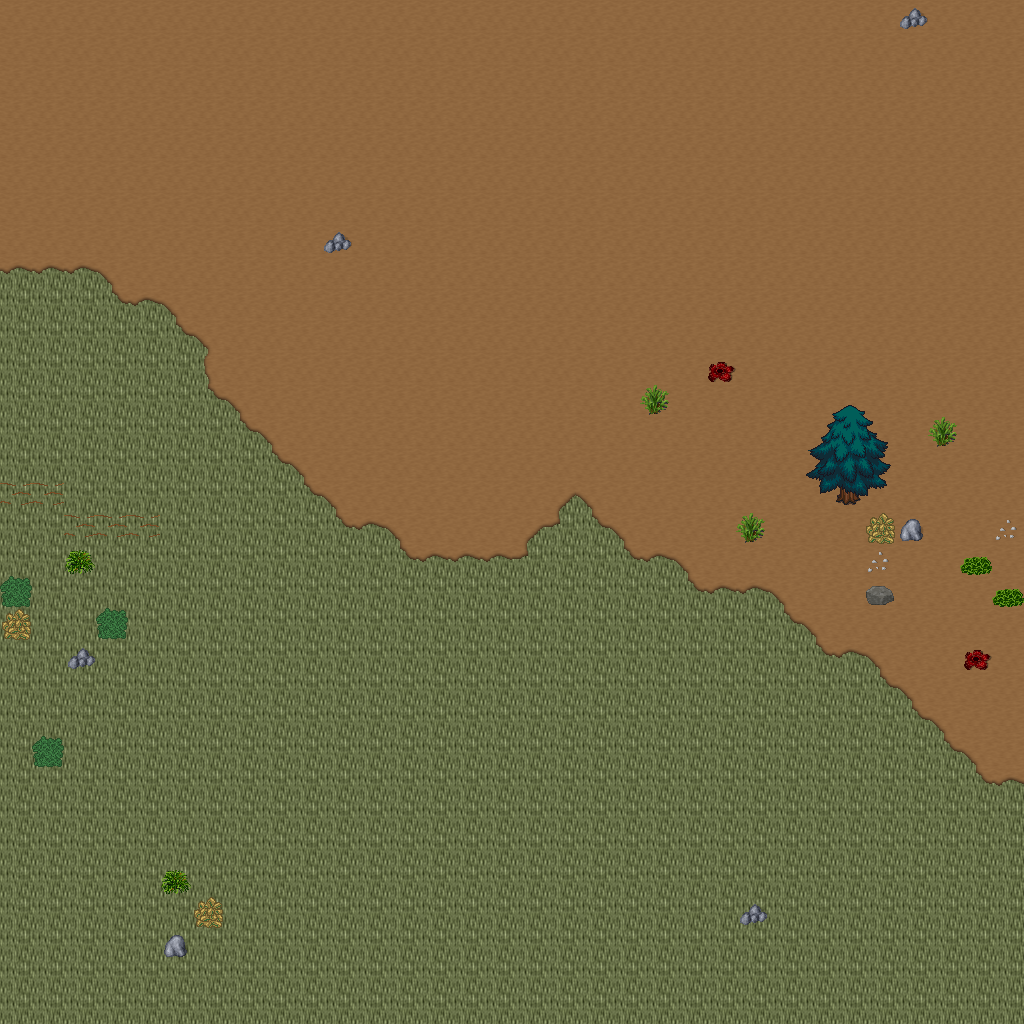

A level layout from a 2D game, rendered from its tile map. Below: a short description, then the map file with tile-grid data replaced by summaries:
An orthogonal 32x32 tile map with 32x32 px tiles, 5 tile layers (Ground, Objects, Objects2, Above, ...), 1 hidden layer not drawn, 23 tilesets.

<map version="1.10" tiledversion="1.11.0" orientation="orthogonal" renderorder="right-down" width="32" height="32" tilewidth="32" tileheight="32" infinite="0" nextlayerid="11" nextobjectid="1">
 <tileset firstgid="1" name="ground_ground" tilewidth="32" tileheight="32" tilecount="33" columns="3">
  <image source="../drawable/ground_ground.png" width="96" height="352" />
 </tileset>
 <tileset firstgid="34" name="ground_ridge_earth_dark" tilewidth="32" tileheight="32" tilecount="96" columns="12">
  <image source="../drawable/ground_ridge_earth_dark.png" width="384" height="256" />
 </tileset>
 <tileset firstgid="130" name="logic_collision" tilewidth="32" tileheight="32" tilecount="1" columns="1">
  <image source="../drawable/logic_collision.png" width="32" height="32" />
 </tileset>
 <tileset firstgid="131" name="logic_creature_animal" tilewidth="32" tileheight="32" tilecount="32" columns="8">
  <image source="../drawable/logic_creature_animal.png" width="256" height="128" />
 </tileset>
 <tileset firstgid="163" name="ground_earth_edges" tilewidth="32" tileheight="32" tilecount="18" columns="6">
  <image source="../drawable/ground_earth_edges.png" width="192" height="96" />
 </tileset>
 <tileset firstgid="181" name="plant_grasses" tilewidth="32" tileheight="32" tilecount="6" columns="3">
  <image source="../drawable/plant_grasses.png" width="96" height="64" />
 </tileset>
 <tileset firstgid="187" name="ground_earth_edges_yellowgreen" tilewidth="32" tileheight="32" tilecount="15" columns="5">
  <image source="../drawable/ground_earth_edges_yellowgreen.png" width="160" height="96" />
 </tileset>
 <tileset firstgid="202" name="ground_grass_corners" tilewidth="32" tileheight="32" tilecount="24" columns="6">
  <image source="../drawable/ground_grass_corners.png" width="192" height="128" />
 </tileset>
 <tileset firstgid="226" name="plant_tree_tree_darkgreen" tilewidth="32" tileheight="32" tilecount="88" columns="8">
  <image source="../drawable/plant_tree_tree_darkgreen.png" width="256" height="352" />
 </tileset>
 <tileset firstgid="314" name="plant_tree_evergreen" tilewidth="32" tileheight="32" tilecount="36" columns="3">
  <image source="../drawable/plant_tree_evergreen.png" width="96" height="384" />
 </tileset>
 <tileset firstgid="350" name="plant_bush_various_small" tilewidth="32" tileheight="32" tilecount="9" columns="3">
  <image source="../drawable/plant_bush_various_small.png" width="96" height="96" />
 </tileset>
 <tileset firstgid="359" name="plant_bush_bushes" tilewidth="32" tileheight="32" tilecount="10" columns="5">
  <image source="../drawable/plant_bush_bushes.png" width="160" height="64" />
 </tileset>
 <tileset firstgid="369" name="building_decoration_rocks" tilewidth="32" tileheight="32" tilecount="6" columns="3">
  <image source="../drawable/building_decoration_rocks.png" width="96" height="64" />
 </tileset>
 <tileset firstgid="375" name="ground_stonecircle" tilewidth="32" tileheight="32" tilecount="81" columns="9">
  <image source="../drawable/ground_stonecircle.png" width="288" height="288" />
 </tileset>
 <tileset firstgid="456" name="ground_rock_rocks" tilewidth="32" tileheight="32" tilecount="4" columns="2">
  <image source="../drawable/ground_rock_rocks.png" width="64" height="64" />
 </tileset>
 <tileset firstgid="460" name="building_decoration_orbpedestal" tilewidth="32" tileheight="32" tilecount="2" columns="1">
  <image source="../drawable/building_decoration_orbpedestal.png" width="32" height="64" />
 </tileset>
 <tileset firstgid="462" name="building_house_chalet" tilewidth="32" tileheight="32" tilecount="56" columns="7">
  <image source="../drawable/building_house_chalet.png" width="224" height="256" />
 </tileset>
 <tileset firstgid="518" name="building_tower_chalet" tilewidth="32" tileheight="32" tilecount="16" columns="2">
  <image source="../drawable/building_tower_chalet.png" width="64" height="256" />
 </tileset>
 <tileset firstgid="534" name="plant_bush_bush_pinks" tilewidth="32" tileheight="32" tilecount="4" columns="2">
  <image source="../drawable/plant_bush_bush_pinks.png" width="64" height="64" />
 </tileset>
 <tileset firstgid="538" name="ground_dry_grass" tilewidth="32" tileheight="32" tilecount="54" columns="9">
  <image source="../drawable/ground_dry_grass.png" width="288" height="192" />
 </tileset>
 <tileset firstgid="592" name="object_rock_pillars_stone" tilewidth="32" tileheight="32" tilecount="36" columns="6">
  <image source="../drawable/object_rock_pillars_stone.png" width="192" height="192" />
 </tileset>
 <tileset firstgid="628" name="building_door_brown_door" tilewidth="32" tileheight="32" tilecount="3" columns="1">
  <image source="../drawable/building_door_brown_door.png" width="32" height="96" />
 </tileset>
 <tileset firstgid="631" name="logic_creature_fowl" tilewidth="32" tileheight="32" tilecount="6" columns="6">
  <image source="../drawable/logic_creature_fowl.png" width="192" height="32" />
 </tileset>
 <layer id="1" name="Ground" width="32" height="32">
  <data>[1024 cells, 1024 non-empty, 2 distinct tile ids]</data>
 </layer>
 <layer id="2" name="Objects" width="32" height="32">
  <data>[1024 cells, 79 non-empty, 17 distinct tile ids]</data>
 </layer>
 <layer id="3" name="Objects2" width="32" height="32">
  <data>[1024 cells, 3 non-empty, 1 distinct tile ids]</data>
 </layer>
 <layer id="4" name="Above" width="32" height="32">
  <data>[1024 cells, 10 non-empty, 10 distinct tile ids]</data>
 </layer>
 <layer id="5" name="Above2" width="32" height="32">
  <data>[1024 cells, 0 non-empty, 0 distinct tile ids]</data>
 </layer>
 <layer id="6" name="Walkable" width="32" height="32" visible="0">
  <data>[1024 cells, 14 non-empty, 1 distinct tile ids]</data>
 </layer>
 <objectgroup id="7" name="Mapevents" />
 <objectgroup id="8" name="Spawn" />
 <objectgroup id="9" name="Keys" />
 <objectgroup id="10" name="Replace" />
</map>
